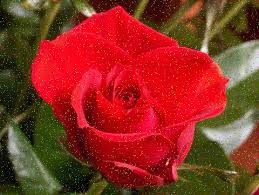
#> input picture vovanhuy_207ct65628_lab1_2/pic/flower.jpeg, 259 x 195 px
$ jupyter execute --allow-errors lab1_vovanhuy_207ct65628.ipynb   (shell and % lines are left out)
#> lines starting #> are read from the running program, lines starting #| are printed output that depends on the picture
# 2 Viết chương trình xử lý cơ bản

2.1 Nạp ảnh sử dụng python image

[cell 1]
from PIL import Image
import numpy as np
#> (the rest of this cell did not finish here and is left out)

2.2 Nạp ảnh xử dụng thư viện imagio

[cell 2]
import numpy as np
import imageio as iio
import matplotlib.pylab as plt
#> (the rest of this cell did not finish here and is left out)

2.3 ĐỘ PHÂN GIẢI ẢNH

[cell 3]
import numpy as np
import imageio.v2 as iio
import matplotlib,pylab as plt
#> (the rest of this cell did not finish here and is left out)

Giảm 4 bit thấp giữ 4 bit cao

[cell 4]
import numpy as np
import imageio.v2 as iio
import matplotlib.pylab as plt
#> (the rest of this cell did not finish here and is left out)

2.4 Màu sắc hệ RBG

[cell 5]
import numpy as np
import imageio.v2 as iio
import matplotlib.pyplot as plt
#> (the rest of this cell did not finish here and is left out)

Màu sắc hệ hsv

[cell 6]
import numpy as np
import imageio.v2 as iio
import matplotlib.pyplot as plt
import colorsys
a= colorsys.rgb_to_hsv(255,0,0)
#> a = (0, 1, 255)
print(a)
#| (0.0, 1.0, 255)
b = colorsys.rgb_to_hsv(1,0,0)
print(b)
c= colorsys.rgb_to_hsv(0,255,0)
print(c)
d = colorsys.rgb_to_hsv(1,1,255)
print(d)

2.6 ứng dụng hệ chuyển màu

[cell 7]
import numpy as np
import imageio.v2 as iio
import matplotlib.pylab as plt
import colorsys
#> (the rest of this cell did not finish here and is left out)

Lọc ảnh với meanfilter

[cell 8]
import numpy as np
import imageio.v2 as iio
import scipy.ndimage as sn
import matplotlib.pylab as plt
import colorsys
# opening the image and converting it to grayscale
#> (the rest of this cell did not finish here and is left out)

3 Bài tập

1. nạp và lưu ảnh 3 màu khác nhau

[cell 9]
import numpy as np
import imageio as iio
import matplotlib.pylab as plt
data =iio.imread('pic/flower.jpeg')
#> data is the input picture: shape (195, 259, 3); mean R, G, B 138.9, 49.1, 35
plt.subplot(1,3,1)
plt.title('Red')
plt.imshow (data[:,:,0],cmap='Reds')
plt.subplot(1,3,2)
plt.title('Green')
plt.imshow (data[:,:,1], cmap='Greens')
plt.subplot(1,3,3)
plt.title('Gray')
plt.imshow(data[:,:,2], cmap='Grays')
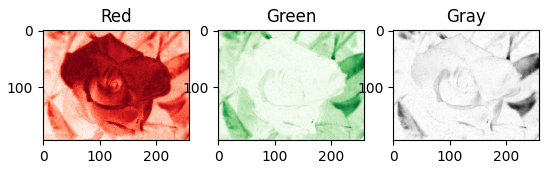
#> figure drawn by matplotlib, 3 panels

2. Nạp ảnh và hoán đổi vị trí màu

[cell 10]
import numpy as np
import imageio as iio
import matplotlib.pylab as plt
data =iio.imread('pic/flower.jpeg')

Bài 3

[cell 11]
import imageio.v3 as iio
import numpy as np
import colorsys
import matplotlib.pyplot as plt
from PIL import Image

img = iio.imread('pic/flower.jpeg')

rgb2hsv = np.vectorize(colorsys.rgb_to_hsv)
r = img[:, :, 0] / 255.0
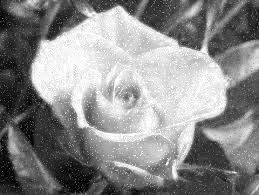
#> r: shape (195, 259) float64; min 0, max 1, mean 0.545
g = img[:, :, 1] / 255.0
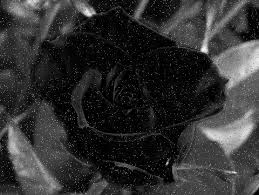
#> g: shape (195, 259) float64; min 0, max 0.984, mean 0.193
b = img[:, :, 2] / 255.0
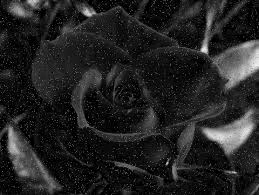
#> b: shape (195, 259) float64; min 0, max 0.949, mean 0.137

h, s, v = rgb2hsv(r, g, b)
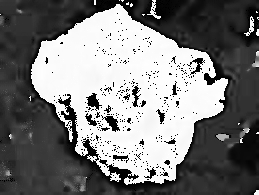
#> h: shape (195, 259) float64; min 0, max 0.999, mean 0.483
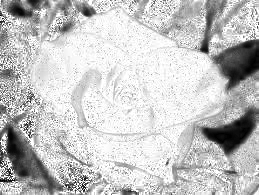
#> s: shape (195, 259) float64; min 0, max 1, mean 0.767
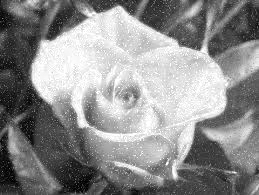
#> v: shape (195, 259) float64; min 0, max 1, mean 0.555

h_img = (h * 255).astype(np.uint8)
s_img = (s * 255).astype(np.uint8)
v_img = (v * 255).astype(np.uint8)

iio.imwrite('flower_H.png', h_img)
iio.imwrite('flower_S.png', s_img)
iio.imwrite('flower_V.png', v_img)

# Hiển thị ảnh HSV
plt.figure(figsize=(12, 4))
plt.subplot(1, 3, 1)
plt.title("Hue")
plt.imshow(h_img, cmap='hsv')
plt.subplot(1, 3, 2)
plt.title("Saturation")
plt.imshow(s_img, cmap='gray')
plt.subplot(1, 3, 3)
plt.title("Value")
plt.imshow(v_img, cmap='gray')
plt.show()
